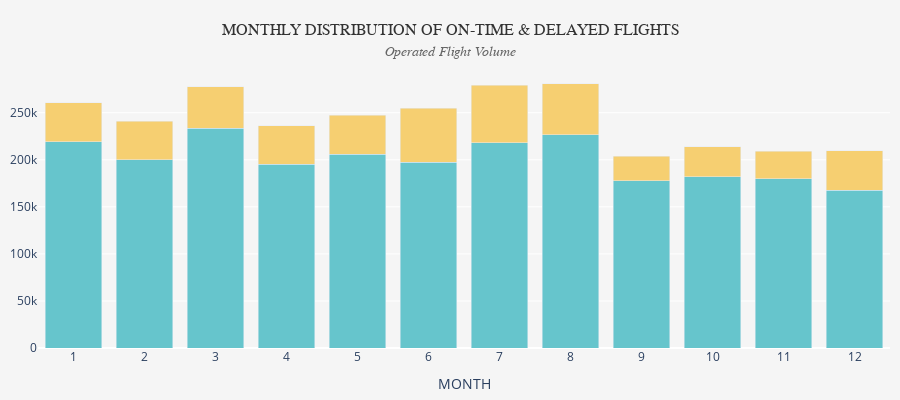
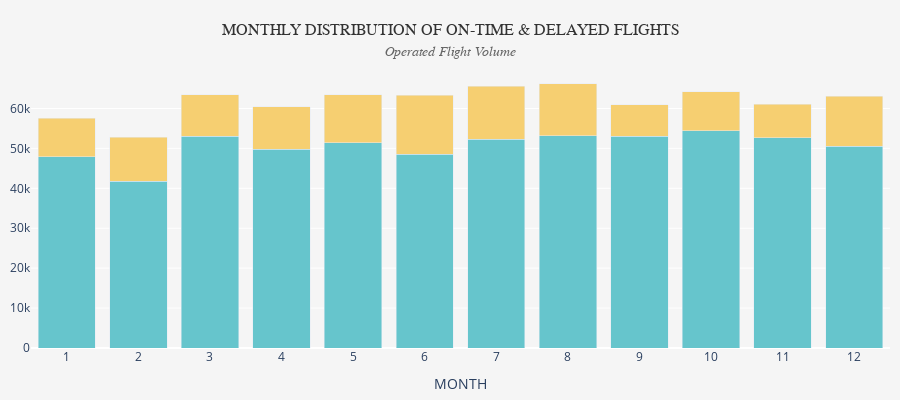
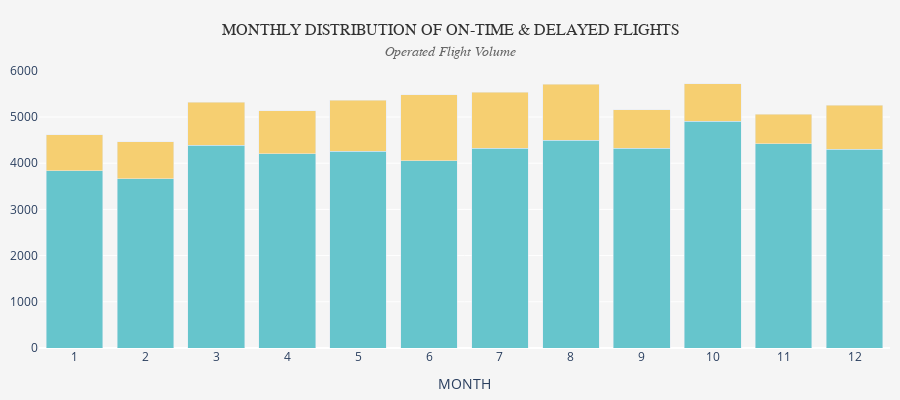

Notebook cell for these charts, in order:
### Code cell
monthly_ontime_delay(df_flights)
monthly_ontime_delay(df_flights, year = 2019)
monthly_ontime_delay(df_flights, year = 2019, airline = "United Air Lines Inc.")

### Figure 1 — Plotly figure (JSON) as saved in the notebook; plotly's stock layout.template omitted (floating-point values rounded to 4 significant figures)
{"data": [{"hovertemplate": "Status=n_ontime<br>MONTH=%{x}<br>Number of operated flights=%{y}<extra></extra>", "legendgroup": "n_ontime", "marker": {"color": "rgb(102, 197, 204)", "pattern": {"shape": ""}}, "name": "n_ontime", "orientation": "v", "showlegend": true, "textposition": "auto", "type": "bar", "x": [1, 2, 3, 4, 5, 6, 7, 8, 9, 10, 11, 12], "xaxis": "x", "y": [219380, 199920, 233348, 195379, 205733, 197430, 218214, 226592, 177596, 182186, 179894, 167385], "yaxis": "y"}, {"hovertemplate": "Status=n_delayed<br>MONTH=%{x}<br>Number of operated flights=%{y}<extra></extra>", "legendgroup": "n_delayed", "marker": {"color": "rgb(246, 207, 113)", "pattern": {"shape": ""}}, "name": "n_delayed", "orientation": "v", "showlegend": true, "textposition": "auto", "type": "bar", "x": [1, 2, 3, 4, 5, 6, 7, 8, 9, 10, 11, 12], "xaxis": "x", "y": [41405, 40856, 44477, 40611, 41798, 57568, 60697, 54011, 26285, 31869, 29050, 42120], "yaxis": "y"}], "layout": {"barmode": "stack", "height": 400, "legend": {"title": {"text": "Status"}, "tracegroupgap": 0}, "margin": {"b": 10, "l": 10, "r": 10, "t": 70}, "paper_bgcolor": "#f5f5f5", "plot_bgcolor": "#f5f5f5", "showlegend": false, "title": {"font": {"color": "#333", "family": "Comic Sans MS", "size": 16}, "text": "MONTHLY DISTRIBUTION OF ON-TIME & DELAYED FLIGHTS<br><span style='font-size:14px;color:#666;font-style:italic'>Operated Flight Volume</span>", "x": 0.5, "xanchor": "center"}, "xaxis": {"anchor": "y", "domain": [0, 1], "dtick": 1, "title": {"text": "MONTH"}}, "yaxis": {"anchor": "x", "domain": [0, 1], "title": {}}}}

### Figure 2 — Plotly figure (JSON) as saved in the notebook; plotly's stock layout.template omitted (floating-point values rounded to 4 significant figures)
{"data": [{"hovertemplate": "Status=n_ontime<br>MONTH=%{x}<br>Number of operated flights=%{y}<extra></extra>", "legendgroup": "n_ontime", "marker": {"color": "rgb(102, 197, 204)", "pattern": {"shape": ""}}, "name": "n_ontime", "orientation": "v", "showlegend": true, "textposition": "auto", "type": "bar", "x": [1, 2, 3, 4, 5, 6, 7, 8, 9, 10, 11, 12], "xaxis": "x", "y": [47958, 41818, 53003, 49778, 51357, 48539, 52317, 53208, 53017, 54371, 52705, 50515], "yaxis": "y"}, {"hovertemplate": "Status=n_delayed<br>MONTH=%{x}<br>Number of operated flights=%{y}<extra></extra>", "legendgroup": "n_delayed", "marker": {"color": "rgb(246, 207, 113)", "pattern": {"shape": ""}}, "name": "n_delayed", "orientation": "v", "showlegend": true, "textposition": "auto", "type": "bar", "x": [1, 2, 3, 4, 5, 6, 7, 8, 9, 10, 11, 12], "xaxis": "x", "y": [9647, 11005, 10471, 10662, 12030, 14731, 13303, 12950, 7880, 9879, 8395, 12557], "yaxis": "y"}], "layout": {"barmode": "stack", "height": 400, "legend": {"title": {"text": "Status"}, "tracegroupgap": 0}, "margin": {"b": 10, "l": 10, "r": 10, "t": 70}, "paper_bgcolor": "#f5f5f5", "plot_bgcolor": "#f5f5f5", "showlegend": false, "title": {"font": {"color": "#333", "family": "Comic Sans MS", "size": 16}, "text": "MONTHLY DISTRIBUTION OF ON-TIME & DELAYED FLIGHTS<br><span style='font-size:14px;color:#666;font-style:italic'>Operated Flight Volume</span>", "x": 0.5, "xanchor": "center"}, "xaxis": {"anchor": "y", "domain": [0, 1], "dtick": 1, "title": {"text": "MONTH"}}, "yaxis": {"anchor": "x", "domain": [0, 1], "title": {}}}}

### Figure 3 — Plotly figure (JSON) as saved in the notebook; plotly's stock layout.template omitted (floating-point values rounded to 4 significant figures)
{"data": [{"hovertemplate": "Status=n_ontime<br>MONTH=%{x}<br>Number of operated flights=%{y}<extra></extra>", "legendgroup": "n_ontime", "marker": {"color": "rgb(102, 197, 204)", "pattern": {"shape": ""}}, "name": "n_ontime", "orientation": "v", "showlegend": true, "textposition": "auto", "type": "bar", "x": [1, 2, 3, 4, 5, 6, 7, 8, 9, 10, 11, 12], "xaxis": "x", "y": [3835, 3659, 4386, 4206, 4263, 4058, 4319, 4492, 4328, 4907, 4426, 4305], "yaxis": "y"}, {"hovertemplate": "Status=n_delayed<br>MONTH=%{x}<br>Number of operated flights=%{y}<extra></extra>", "legendgroup": "n_delayed", "marker": {"color": "rgb(246, 207, 113)", "pattern": {"shape": ""}}, "name": "n_delayed", "orientation": "v", "showlegend": true, "textposition": "auto", "type": "bar", "x": [1, 2, 3, 4, 5, 6, 7, 8, 9, 10, 11, 12], "xaxis": "x", "y": [784, 805, 937, 934, 1104, 1421, 1217, 1215, 834, 809, 637, 949], "yaxis": "y"}], "layout": {"barmode": "stack", "height": 400, "legend": {"title": {"text": "Status"}, "tracegroupgap": 0}, "margin": {"b": 10, "l": 10, "r": 10, "t": 70}, "paper_bgcolor": "#f5f5f5", "plot_bgcolor": "#f5f5f5", "showlegend": false, "title": {"font": {"color": "#333", "family": "Comic Sans MS", "size": 16}, "text": "MONTHLY DISTRIBUTION OF ON-TIME & DELAYED FLIGHTS<br><span style='font-size:14px;color:#666;font-style:italic'>Operated Flight Volume</span>", "x": 0.5, "xanchor": "center"}, "xaxis": {"anchor": "y", "domain": [0, 1], "dtick": 1, "title": {"text": "MONTH"}}, "yaxis": {"anchor": "x", "domain": [0, 1], "title": {}}}}
